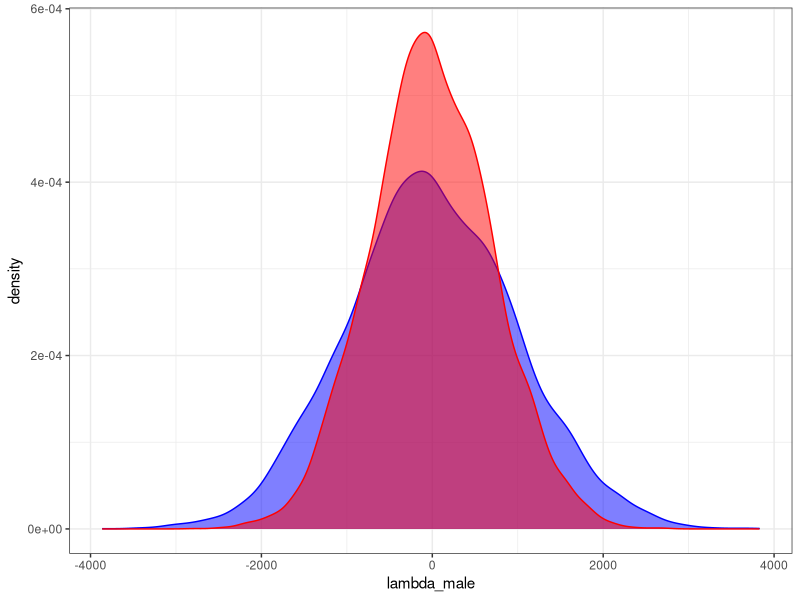

Reproduce this figure in R.
## ---- chunk 1
knitr::opts_chunk$set(echo = TRUE)
## ---- chunk 2
library(tidyverse)
incidence <- read.delim(file = "incidenceUK.txt")
k <- 22
n <- nrow(incidence)
x_i_male <- sum(incidence$male)
x_i_female <- sum(incidence$female)
B <- 10000

Lambda <- data.frame(lambda_male = rep(NA, B),
                      lambda_female = rep(NA,B))

set.seed(2020)
Lambda$lambda_male <- rnorm(n = B, mean = (k*n-1)/x_i_male, sd = sqrt((x_i_male)^2 / (k * n - 1)))
set.seed(2020)
Lambda$lambda_female <- rnorm(n = B, mean = (k*n-1)/x_i_female, sd = sqrt((x_i_female)^2 / (k * n - 1)))

ggplot(data = Lambda) +
  geom_density(aes(x = lambda_male), alpha = 0.5, color = "blue", fill = "blue") +
  geom_density(aes(x = lambda_female), alpha = 0.5, color = "red", fill = "red")  +
  theme_bw()


## ---- chunk 3
coup <- read.delim("coup1980.txt", sep = " ")
X <- as.matrix(coup[,3:5])
Y <- coup[,2]
B <- 10000
library(mvtnorm)
library(MCMCpack)

n <- length(Y)
k <- ncol(X)

bhat	<- c(solve(t(X)%*%X)%*%(t(X)%*%Y))
SSY	<- t(Y - X%*%bhat)%*%(Y - X%*%bhat)
XtXi	<- solve(t(X)%*%X)

rbeta	<- matrix(0, nrow = B, ncol = k)

shape <- (n - k)/2
rate <- (1/2) * t(Y - X %*% bhat) %*% (Y - X %*% bhat)

set.seed(1980)
rsig <- rinvgamma(B, shape, rate)

for(i in 1:B){
  CovX		<- rsig[i]*XtXi
  rbeta[i,]	<- c(rmvnorm(1, mean = bhat, sigma = CovX))
}

rbMat	   <- apply(rbeta, 2, quantile, probs = c(0.5, 0.025, 0.975))
postp    <- apply(rbeta > 0, 2, mean)
outMat   <- cbind(t(rbMat), postp)
rownames(outMat) <- colnames(X)
